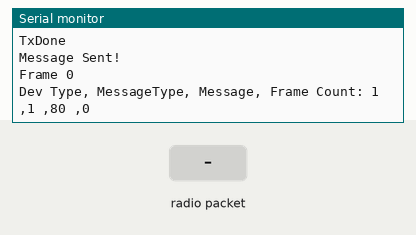
Bench run of a sketch on a simulated Arduino Uno, built with avr-gcc and run on an emulated ATmega328P. Parts: the last lines printed to the serial monitor. The test bench sets the inputs (shaded band). Random numbers use the default seed unless the sketch sets one; no radio packets arrive unless stated.

Above: at 1.2 s.
1.3 s: radio packet "1" arrives
At 2.0 s:
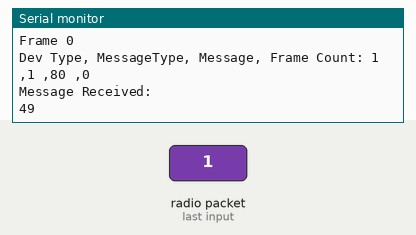
2.8 s: radio packet "0" arrives
At 3.2 s:
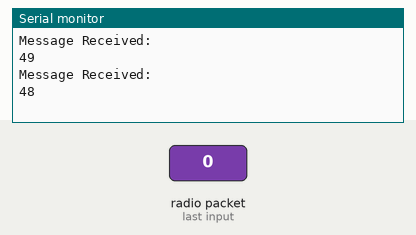
4.3 s: radio packet "2" arrives
At 5.5 s:
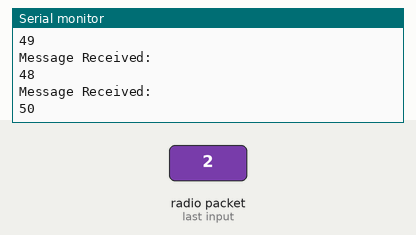

Measured:
- after the input at 1.3 s, the serial monitor: prints a new line at once (image 1)
- after the input at 2.8 s, the serial monitor: prints a new line at once (image 2)
- after the input at 4.3 s, the serial monitor: prints a new line at once (image 3)

The sketch:

test_monitor.ino
```cpp
#include <SPI.h>              // include libraries
#include <LoRa.h>
#include"msgType.h"
#define LORA_FREQUENCY 433E6  // Set LoRa frequency
#define SERIAL_BAUD 9600      // Serial baud rate
#define CS_PIN 10             // LoRa radio chip select
#define RST_PIN 9             // LoRa radio Reset pin
#define IRQ_PIN 2
unsigned char frameCount =0;
char genKey[16];
#define MAC_SIZE    6
#define MAX 256               //for random key generation

#define DEBUG
#define DEBUG_LEVEL 1
#ifdef DEBUG
#define debug_Println(level,msg) { \
        if(DEBUG_LEVEL >= level) \
        Serial.println(msg); \
        }
#define debug_Print(level,msg) { \
        if(DEBUG_LEVEL >= level) \
        Serial.print(msg); \
        }
#else
#define debug_Println(x)
#define debug_Print(x)
#endif

//uint8_t mac1 [6];
//uint8_t mac2 [6];
//uint8_t mac3 [6];
//uint8_t macpayload [3*MAC_SIZE];

//define Header and payload structures
struct Header{
  unsigned char authenticationId;
  unsigned char deviceId[3];
  unsigned char deviceType;
  unsigned char payloadLength;
  };
struct payload{
  unsigned char messageType;
  unsigned long utcTime;
  unsigned char frameCount;
  unsigned char message1;
  };

void pairDevice(unsigned char authID)
{
    msgType messageType = JOIN_REQUEST;
    devType deviceType = MONITOR;
    Header header1;
    payload payload1;
    //LoRa.enableCrc();
    header1.authenticationId=authID;
    header1.deviceId[0]=0xaa;
    header1.deviceId[1]=0xab;
    header1.deviceId[2]=0xac;
    header1.deviceType = deviceType;
    payload1.messageType = messageType;
    payload1.utcTime=0;
    payload1.frameCount = frameCount;
    payload1.message1={'P'};
    header1.payloadLength=sizeof(payload1);
    unsigned char crc = 0x05;
    LoRa_txMode();
    LoRa.beginPacket();
    LoRa.write((uint8_t*)&header1, sizeof(Header));
    LoRa.write((uint8_t*)&payload1, sizeof(payload));
    //LoRa.enableCrc();
    LoRa.endPacket();
    onTxDone();
    debug_Println(1,"Message Sent! \nFrame "+ String(frameCount));
    debug_Println(1,"Dev Type, MessageType, Message, Frame Count: "+String(header1.deviceType)+" ,"+String(payload1.messageType)+" ,"+String(payload1.message1)+" ,"+String(payload1.frameCount));
    frameCount++;
    delay(10000);//FIX_ME
}

void genrandomKey(long x)
{
  int randNum =int(x);
  for (int i = 0; i < 16; i++)
    {
      randNum = random(0, 256); //funtion for obtaining random number between 0and 256
      genKey[i] = randNum;
    }
  debug_Println(1,"Key Generated...");
  for (int i = 0; i < 16; i++)
  {
    debug_Print(1,genKey[i]);
  }
}


void LoRa_rxMode()
{
  LoRa.enableInvertIQ();                // active invert I and Q signals
  LoRa.receive();                       // set receive mode
}

void LoRa_txMode()
{
  LoRa.idle();                          // set standby mode
  LoRa.disableInvertIQ();               // normal mode
}

void onTxDone() {
  Serial.println("TxDone");
  LoRa_rxMode();
}

void onReceive(int packetSize)
{//FIX_ME:
  String message = "";
  debug_Println(1,"\nMessage Received: ");
  while (LoRa.available())
  {
    message=LoRa.read();
    debug_Println(1,message);
  }

}

void loraInit()
{
  LoRa.setPins(CS_PIN, RST_PIN, IRQ_PIN);
  if (!LoRa.begin(LORA_FREQUENCY))
  {
    debug_Println(1,"\nLoRa init failed. Check your connections.");
    while (true);                       // if lora init failed, loop for ever.
  }

  debug_Println(1,"\nLoRa init succeeded.");
  debug_Println(1,"");
  LoRa.onReceive(onReceive);
  LoRa.onTxDone(onTxDone);
}

void setup()
{
  Serial.begin(SERIAL_BAUD);                      //initialize Serial port communication for debugging
  debug_Println(1,"\nSerial Init Success...");    //display status for debugging
  loraInit();
}

void loop()
{ loraInit();
  unsigned char authID=0xAD;
  pairDevice(authID);
  //genrandomKey(millis());
}
```

msgType.h
```cpp
#pragma once
typedef enum msgType  //type of messages used as enum
{
  JOIN_REQUEST=0x01,  //used in pairing mode for join request
  JOIN_ACCEPT,    //used in pairing mode for join accept
  JOIN_CONFIRM,   //used in pairing mode for join confirmation
  CONFIG_REQ,     //used in configuration mode for requesting configuration message
  CONFIG_MSG,     //used in configuration mode for sending configuration message
  CONFIG_ACK,     //used in configuration mode for acknowledging configuration successfull
  SENSOR_DATA,    //used in monitoring mode for sending sensor data and battery level
  ACK,        //used for acknowledging a message received
  MOTOR_STATUS,   //used for acknowleging status of motor
  ALARM,        //used to send warning messages/error messages
  INIT_NOTIFY     //used to notify level monitor that the controller is recently initiated
}msgType;

typedef enum devType {
  MONITOR = 0x01,
  CONTROLLER,
  RELAY_UNIT
}devType;

typedef enum response {
  SUCCESS = 0x00,
  JOIN_ERROR,
  CONFIG_ERROR
}response;

typedef enum motorState {
  DEVICE_ON = 0x00,
  DEVICE_OFF,
  DRY_RUN
}motorState;

/*
* Message type: Join Request
* devType: Device type
*/
typedef struct joinRequest {
  unsigned char devType;
}joinRequest;

/*
* Message type: Join Accept
* devID: Device ID,
* secretKey: AES Secret Key
*/
typedef struct joinAccept {
  unsigned char devID[4];
  unsigned char secretKey[16];
  }joinAccept;

/*
* Message type: config Request
* devType: Device type
*/
typedef struct configReq {
  unsigned char devType;
}configReq;

/*
* Message type: Configuration Message
* lowThreshold: Height of lower threshold value
* highThreshold: Height of higher threshold value
* sendFrequency: Number of messages to be send in an hour
* backoffTries: Number of tries untill going back to normal mode
*/
typedef struct configmsg {
  float lowThreshold;
  float highThreshold;
  int sendFrequency;
  int backoffTries;
}configmsg;

/*
* Message type: sensorData
* level: height of water level from the sensor
* batteryInfo: Battery voltage information
*/
typedef struct sensorData {
  float level;
  float batteryInfo;
}sensorData;

/*
* Message type: acknowledgment
* response : Acknowledgment response
*/
typedef struct ack {
  unsigned char response;
}ack;
```
